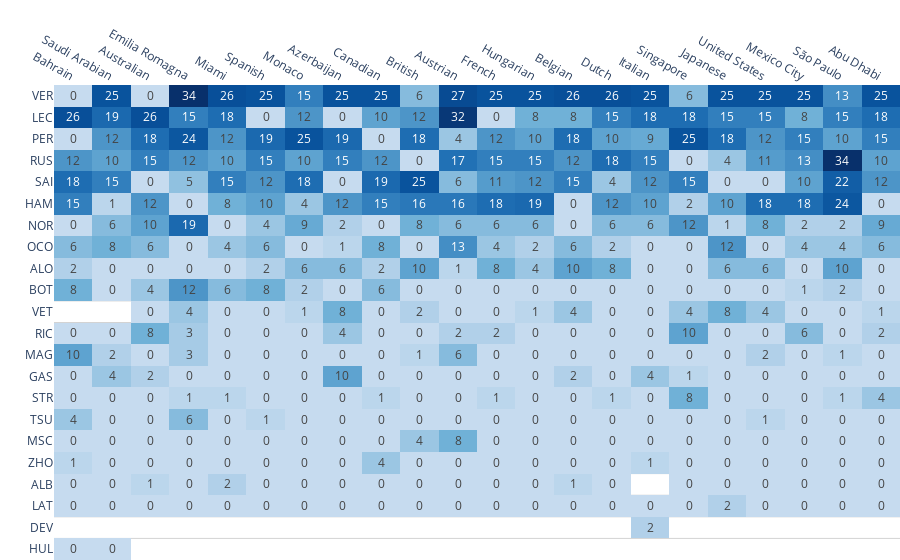

Notebook code cell kept with this figure:
### Code cell
# PLOT
fig = px.imshow(
    results,
    text_auto=True,
    aspect='auto',  # Automatically adjust the aspect ratio
    color_continuous_scale=[[0,    'rgb(198, 219, 239)'],  # Blue scale
                            [0.25, 'rgb(107, 174, 214)'],
                            [0.5,  'rgb(33,  113, 181)'],
                            [0.75, 'rgb(8,   81,  156)'],
                            [1,    'rgb(8,   48,  107)']],
    labels={'x': 'Race',
            'y': 'Driver',
            'color': 'Points'}       # Change hover texts
)
fig.update_xaxes(title_text='')      # Remove axis titles
fig.update_yaxes(title_text='')
fig.update_yaxes(tickmode='linear')  # Show all ticks, i.e. driver names
fig.update_yaxes(showgrid=True, gridwidth=1, gridcolor='LightGrey',
                 showline=False,
                 tickson='boundaries')              # Show horizontal grid only
fig.update_xaxes(showgrid=False, showline=False)    # And remove vertical grid
fig.update_layout(plot_bgcolor='rgba(0,0,0,0)')     # White background
fig.update_layout(coloraxis_showscale=False)        # Remove legend
fig.update_layout(xaxis=dict(side='top'))           # x-axis on top
fig.update_layout(margin=dict(l=0, r=0, b=0, t=0))  # Remove border margins
fig
show(fig)

### Figure 1 — Plotly figure (JSON) as saved in the notebook; plotly's stock layout.template omitted (floating-point values rounded to 4 significant figures; data arrays with more than 128 entries replaced by an {"elided": "..."} marker saying what was removed)
{"data": [{"coloraxis": "coloraxis", "hovertemplate": "Race: %{x}<br>Driver: %{y}<br>Points: %{z}<extra></extra>", "name": "0", "texttemplate": "%{z}", "type": "heatmap", "x": ["Bahrain", "Saudi Arabian", "Australian", "Emilia Romagna", "Miami", "Spanish", "Monaco", "Azerbaijan", "Canadian", "British", "Austrian", "French", "Hungarian", "Belgian", "Dutch", "Italian", "Singapore", "Japanese", "United States", "Mexico City", "São Paulo", "Abu Dhabi"], "xaxis": "x", "y": ["VER", "LEC", "PER", "RUS", "SAI", "HAM", "NOR", "OCO", "ALO", "BOT", "VET", "RIC", "MAG", "GAS", "STR", "TSU", "MSC", "ZHO", "ALB", "LAT", "DEV", "HUL"], "yaxis": "y", "z": {"elided": "22x22 int values"}}], "layout": {"autosize": true, "coloraxis": {"colorbar": {"title": {"text": "Points"}}, "colorscale": [[0, "rgb(198, 219, 239)"], [0.25, "rgb(107, 174, 214)"], [0.5, "rgb(33,  113, 181)"], [0.75, "rgb(8,   81,  156)"], [1, "rgb(8,   48,  107)"]], "showscale": false}, "margin": {"b": 0, "l": 0, "r": 0, "t": 0}, "plot_bgcolor": "rgba(0, 0, 0, 0)", "xaxis": {"anchor": "y", "autorange": true, "domain": [0, 1], "range": [-0.5, 21.5], "showgrid": false, "showline": false, "side": "top", "title": {"text": ""}, "type": "category"}, "yaxis": {"anchor": "x", "autorange": true, "domain": [0, 1], "gridcolor": "LightGrey", "gridwidth": 1, "range": [21.5, -0.5], "showgrid": true, "showline": false, "tickmode": "linear", "tickson": "boundaries", "title": {"text": ""}, "type": "category"}}}
